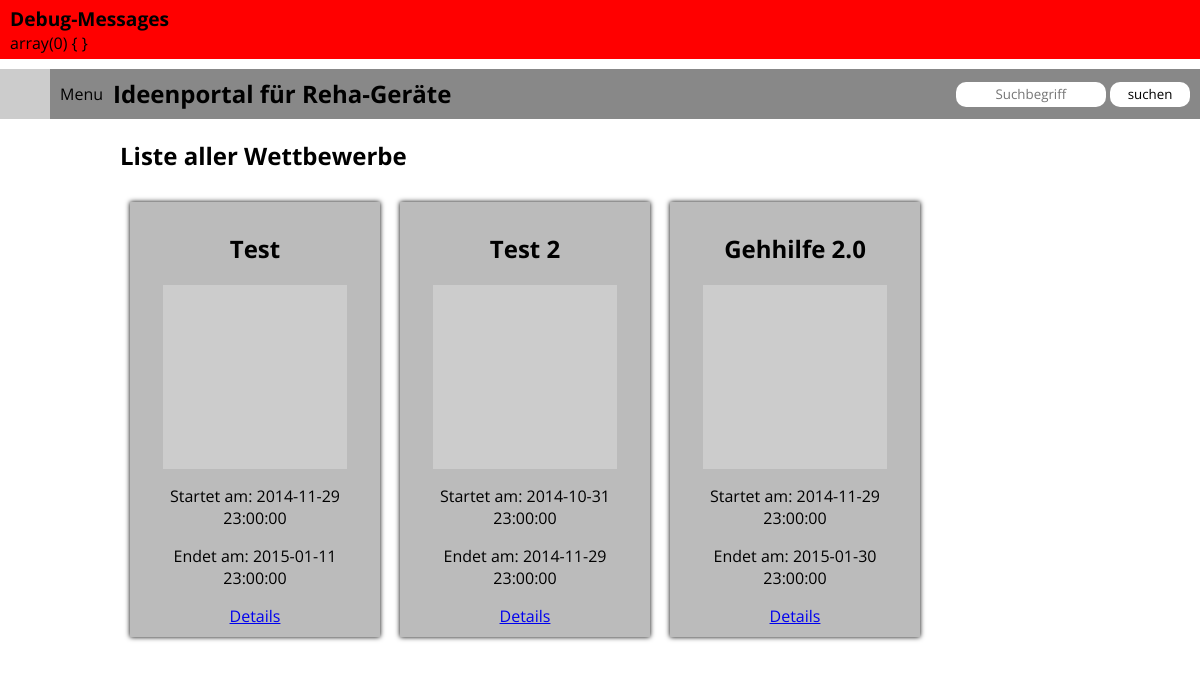
The app's page / (signed in) with its own data.
### tables this page shows
CREATE TABLE IF NOT EXISTS `Contest` (
  `id` INT NOT NULL AUTO_INCREMENT,
  `description` VARCHAR(500) NOT NULL,
  `name` VARCHAR(50) NOT NULL,
  `starts_at` TIMESTAMP NULL,
  `ends_at` TIMESTAMP NULL,
  `image_url` VARCHAR(70) NOT NULL,
  PRIMARY KEY (`id`),
  UNIQUE INDEX `id_UNIQUE` (`id` ASC));

### classes/view.php (called while the page is built, shortened)
<?php
class View {
    private $path = 'templates';
    private $template = 'login';
    public function setTemplate($template = 'login') {
        $this->template = $template;
    }
    public function loadTemplate() {
        $tpl = $this->template;
        $file = $this->path . DIRECTORY_SEPARATOR . $tpl . '.php';
        if (file_exists($file)) {
            include $file;
            $output = ob_get_contents();
            return $output;
        } else {
            return 'could not find template';
        }
    }
}
?>

### classes/controller.php (called while the page is built, shortened)
<?php
class Controller {
    private $action = '';
    public function __construct($request) {
        $this->action = !empty($request['action']) ? $request['action'] : 'login';
    }
    public function display() {
        $view = new View();
        $model = new Model();
        switch ($this->action) {
            case 'login':
                if ($model->isLoggedIn()) {
                    $view->setTemplate('contest-overview');
                } else {
                    $view->setTemplate('login');
                }
                break;
        }
        return $view->loadTemplate();
    }
}
?>

### classes/model.php (called while the page is built, shortened)
<?php
class Model {
    public static function getContests() {
        $sql = "SELECT * FROM Contest";
        $result = mysql_query($sql);
        $entries = array(array("id", "description", "name", "starts_at", "ends_at", "image_url"));
        while ($row = mysql_fetch_array($result)) {
            $entries[] = $row;
        }
        unset($entries[0]);
        return $entries;
    }
}
?>

### templates/contest-overview.php (the view, shortened to what this page needs)
<?php
include("partials/header.php");
?>
<main class="content-wrapper">
    <article class="inner-content-wrapper">
        <h2 class="title">Liste aller Wettbewerbe</h2>
        <?php
            $contests = Model::getContests();
        ?>
        <?php if (sizeof($contests) != 0) : ?>
            <ul class="contest-entries">
                <?php
                    foreach($contests as $item ) {
                ?>
                    <li class="contest-entry">
                        <h2><?php echo $item["name"]; ?></h2>
                        <img class="contest-picture" src="<?php echo $item["image_url"]; ?>" alt="<?php echo $item["name"]; ?>"/>
                        <p>
                            <span>Startet am: </span>
                            <span class="contest-ends"><?php echo $item["starts_at"]; ?></span>
                        </p>
                        <p>
                            <span>Endet am: </span>
                            <span class="contest-ends"><?php echo $item["ends_at"]; ?></span>
                        </p>
                        <a href="index.php?action=contest-details&id=<?php echo $item["id"]; ?>" target="_self">Details</a>
                    </li>
                <?php
                    }
                ?>
            </ul>
        <?php endif; ?>
    </article>
</main>

### css/main.css (style rules this page uses)
body, html { width: 100%; height: 100%; margin: 0; }
body * { font-family: 'Open Sans', sans-serif; box-sizing: border-box; }
.content-wrapper { width: 100%; height: 100%; }
.content-wrapper .inner-content-wrapper { width: 80%; margin: 0 auto; }
.contest-entries { width: 100%; margin: 0; padding: 0; }
.contest-entries:before, .contest-entries:after { content: ""; display: table; }
.contest-entries:after { clear: both; }
.contest-entries li { float: left; width: 250px; padding: 10px; list-style: none; margin: 10px; text-align: center; background: #bbb; box-shadow: 0 0 5px #000; border-radius: 0; }
.contest-entries li img { width: 80%; margin: 0 auto; display: block; }

### records on screen
contest: name "Test", starts_at "2014-11-29 23:00:00", ends_at "2015-01-11 23:00:00"
contest: name "Test 2", starts_at "2014-10-31 23:00:00", ends_at "2014-11-29 23:00:00"
contest: name "Gehhilfe 2.0", starts_at "2014-11-29 23:00:00", ends_at "2015-01-30 23:00:00"
